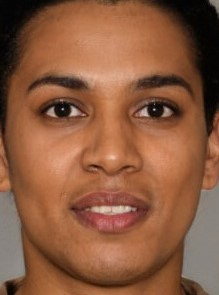
#> input picture Landmark Detection/face.jpg, 219 x 295 px, given in place of the camera
$ jupyter execute 'Detecting Skin in Images using Python and OpenCV.ipynb'
#> lines starting #> are read from the running program, lines starting #| are printed output that depends on the picture; after the words box and inside, x2 and y2 are one past the last pixel; in counts of white or black regions, pixels touching at a corner belong together
[cell 1]
def skinDetection(sourceImage):
    # Convert image to YCrCb
    imageYCrCb = cv2.cvtColor(sourceImage,cv2.COLOR_RGB2YCR_CB)

    # Find region with skin tone in YCrCb image
    skinRegion = cv2.inRange(imageYCrCb,min_YCrCb,max_YCrCb)

    # Do contour detection on skin region
    contours, hierarchy = cv2.findContours(skinRegion, cv2.RETR_EXTERNAL, cv2.CHAIN_APPROX_SIMPLE)

    # Draw the contour on the source image
    max_contour_area = -1
    max_contour_index = -1
    for i, c in enumerate(contours):
        area = cv2.contourArea(c)
        if area > max_contour_area:
            max_contour_index = i
            max_contour_area = area
    sourceImage = numpy.zeros(sourceImage.shape).astype(sourceImage.dtype)
    if max_contour_index > -1:
        cv2.drawContours(sourceImage, contours, max_contour_index, (255, 255, 255), -1)
    return sourceImage

[cell 2]
import cv2
import numpy

haar_file = 'haarcascade_frontalface_default.xml'


# defining the size of images
(width, height) = (130, 100)

face_cascade = cv2.CascadeClassifier(haar_file)


# Constants for finding range of skin color in YCrCb
min_YCrCb = numpy.array([0,133,77],numpy.uint8)
max_YCrCb = numpy.array([255,173,127],numpy.uint8)

# Create a window to display the camera feed
cv2.namedWindow('Camera Output')

# Get pointer to video frames from primary device
videoFrame = cv2.VideoCapture(0)

# Process the video frames
keyPressed = -1 # -1 indicates no key pressed

while(keyPressed < 0): # any key pressed has a value >= 0

    # Grab video frame, decode it and return next video frame
    readSucsess, sourceImage = videoFrame.read()
#> sourceImage is the input picture: shape (295, 219, 3); mean B, G, R 63.3, 90.4, 139.4

    gray = cv2.cvtColor(sourceImage, cv2.COLOR_RGB2GRAY)
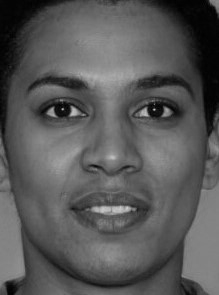
#> gray: shape (295, 219); min 0, max 202, mean 87.9
    faces = face_cascade.detectMultiScale(gray, 1.3, 4)
#> faces = [[20, 41, 185, 185]]
    l = 0
    if len(faces)>0:
        (x, y, w, h) = faces[0]
#> x = 20; y = 41; w = 185; h = 185

        sourceImage = sourceImage[y:y + h, x:x + w]
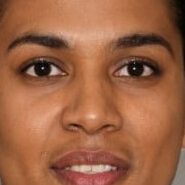
#> sourceImage: shape (185, 185, 3); mean B, G, R 68.6, 99.3, 157.2

        sourceImage = cv2.cvtColor(sourceImage,cv2.COLOR_BGR2RGB)
        sourceImage = skinDetection(sourceImage)
#> in skinDetection, `imageYCrCb = cv2.cvtColor(sourceImage,cv2.COLOR_RGB2YCR_CB)`: imageYCrCb: shape (185, 185, 3); mean of channels 0, 1, 2 113.1, 159.5, 102.9
#> in skinDetection, `skinRegion = cv2.inRange(imageYCrCb,min_YCrCb,max_YCrCb)`:
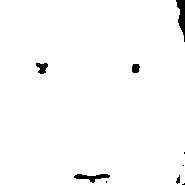
#> skinRegion: shape (185, 185); 98.4% white; 9 black regions (4 under 20 px)
#> in skinDetection, `contours, hierarchy = cv2.findContours(skinRegion, cv2.RETR_EXTERNAL, ..`: contours = 1 contour; box (x1, y1, x2, y2) and area: (0, 0, 185, 185) 33648
#> the loop in skinDetection, `for i, c in enumerate(contours):` made 1 pass
#> (area, max_contour_index, max_contour_area) on pass 1: (33647.5, 0, 33647.5)
#> after the loop in skinDetection, `for i, c in enumerate(contours):`: max_contour_area = 33647.5; max_contour_index = 0
#> in skinDetection, `cv2.drawContours(sourceImage, contours, max_contour_index, (255, 255, ..`:
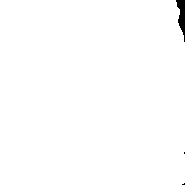
#> sourceImage: shape (185, 185, 3); 99.4% white; 3 black regions (2 under 20 px), largest, box (x1, y1, x2, y2) and area: (176, 0, 185, 42) 208


        # Display the source image
        cv2.imshow('Camera Output',sourceImage)

    # Check for user input to close program
    keyPressed = cv2.waitKey(1) # wait 1 milisecond in each iteration of while loop
#> (key Esc is pressed here)

# Close window and camera after exiting the while loop
cv2.destroyWindow('Camera Output')
videoFrame.release()
